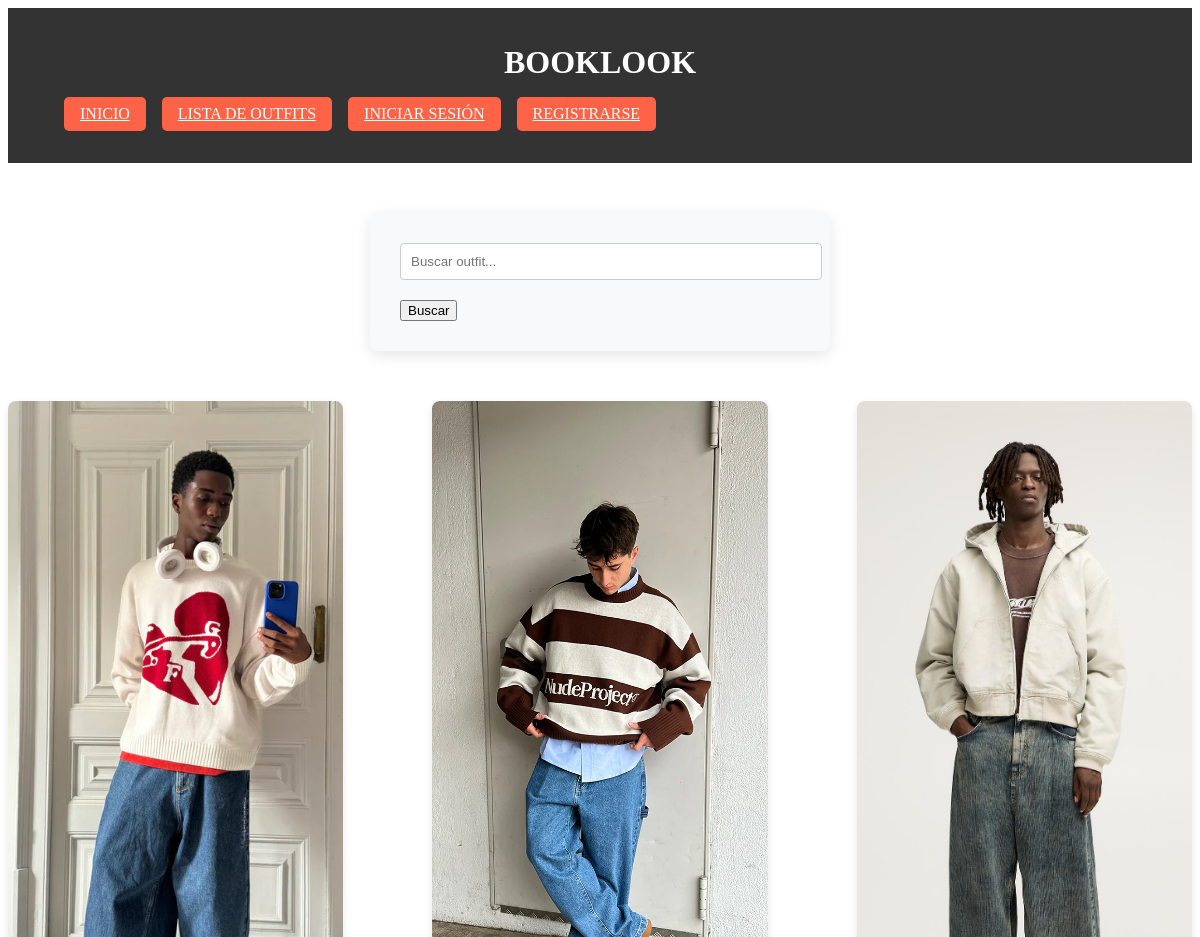
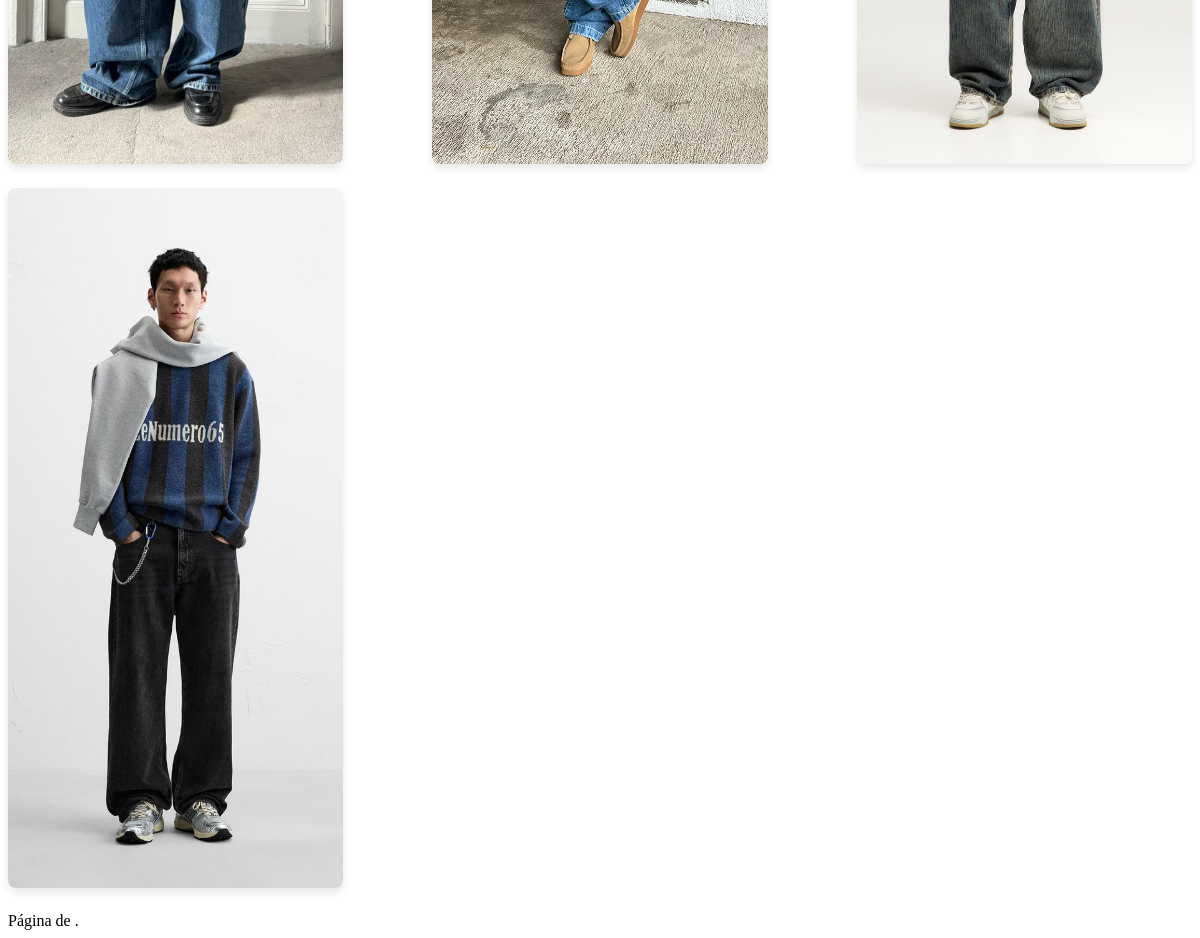
The page /lista_outfits/ on the database as committed earlier (2 pictures, top to bottom).
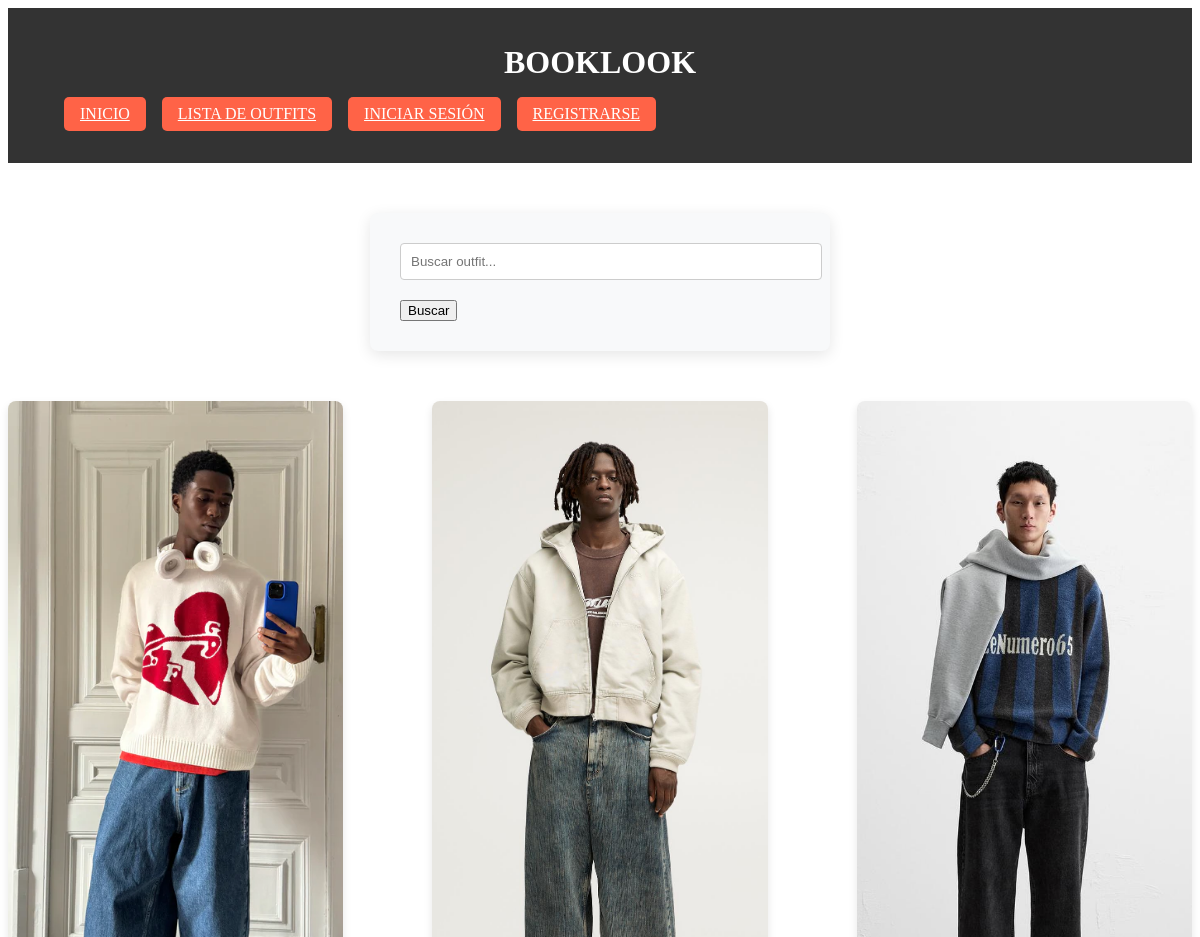
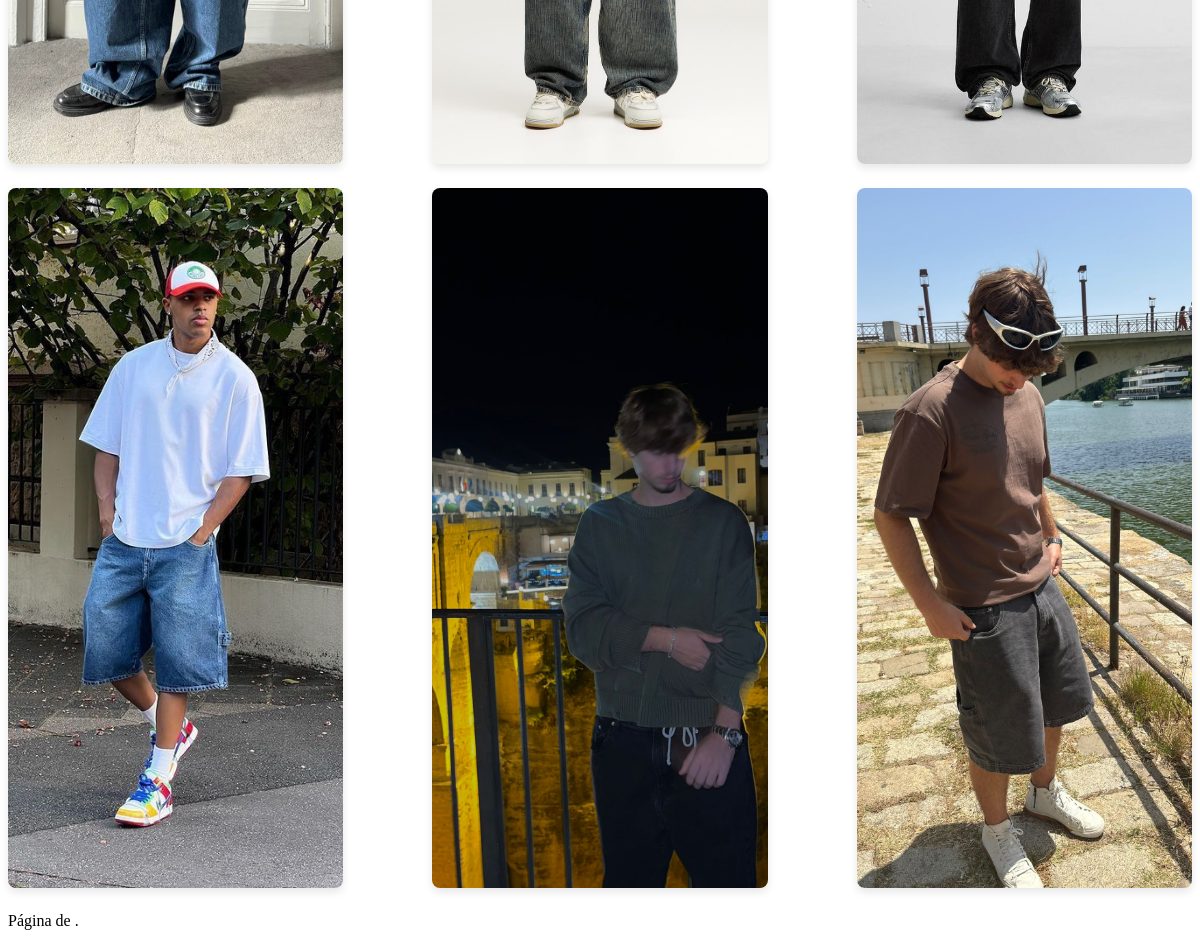
The same page on the database as committed later (2 pictures, top to bottom).
### armario/models.py (models this page shows, shortened)
class Outfit(models.Model):
    foto = models.ImageField(upload_to='outfits/', null=True)  # Asegúrate de que esta línea esté presente
    etiqueta = models.ForeignKey('Etiqueta', on_delete=models.CASCADE, null=True)
    creado_en = models.DateTimeField(auto_now_add=True, null=True)
    creador = models.ForeignKey(User, on_delete=models.CASCADE, related_name="outfits", null=True)

### armario/views.py (the view)
# urls.py: path('lista_outfits/', OutfitListView.as_view(), name='outfit-list'),
class OutfitListView(ListView):
    model = Outfit
    template_name = 'armario/lista_outfits.html'  # Ruta al template que mostrarás
    context_object_name = 'outfits'  # Nombre de la variable para acceder a los outfits en el template
    paginate_by = 10  # Muestra 10 outfits por página
    def get_queryset(self):
        queryset = super().get_queryset()
        query = self.request.GET.get('q')  # Obtiene el término de búsqueda
        if query:
            queryset = queryset.filter(
                Q(etiqueta__nombre__icontains=query) |
                Q(creador__username__icontains=query) |
                Q(prendas__nombre__icontains=query)
            ).distinct()  # Elimina duplicados por relaciones
        return queryset
    def get_context_data(self, **kwargs):
        context = super().get_context_data(**kwargs)
        context['q'] = self.request.GET.get('q', '')  # Añade el término de búsqueda al contexto
        return context

### armario/templates/armario/lista_outfits.html (shortened to what this page needs)
{% extends "base.html" %}
{% block content %}
<div class="search-bar">
    <form method="get" action="{% url 'outfit-list' %}">
        <input type="text" name="q" class="search-input" placeholder="Buscar outfit..." value="{{ request.GET.q }}">
        <button type="submit" class="search-button">Buscar</button>
    </form>
</div>
<div class="outfit-list">
    {% for outfit in outfits %}
    <div class="outfit-foto">
        <a href="{% url 'outfit-detalles' outfit.pk %}">
            <img src="{{ outfit.foto.url }}" alt="Foto de {{ outfit.etiqueta.nombre }}">
        </a>
    </div>
    {% endfor %}
</div>
<div class="pagination">
    <span class="step-links">
        <span class="current">
            Página {{ outfits.number }} de {{ outfits.paginator.num_pages }}.
        </span>
    </span>
</div>
{% endblock %}

### armario/templates/base.html (shortened to what this page needs)
<!DOCTYPE html>
<html lang="es">
<head>
    {% load static %}
    <link rel="stylesheet" href="{% static 'css/style.css' %}">
</head>
<body>
    <header>
        <nav class="navbar navbar-expand-lg navbar-light">
            <div class="navbar-brand text-center flex-grow-1">BookLook</div>
            <div class="collapse navbar-collapse" id="navbarNav">
                <ul class="navbar-nav ml-auto d-flex align-items-center">
                    <li class="nav-item">
                        <a class="nav-link btn btn-outline-lookbook" href="{% url 'home' %}">Inicio</a>
                    </li>
                    <li class="nav-item">
                        <a class="nav-link btn btn-outline-lookbook" href="{% url 'outfit-list' %}">Lista de Outfits</a>
                    </li>
                    {% if user.is_authenticated %}
                        <li class="nav-item">
                            <a class="nav-link btn btn-primary btn-create" href="{% url 'agregar_outfit' %}">Crear Nuevo Outfit</a>
                        </li>
                        <li class="nav-item">
                            <a class="nav-link btn btn-outline-info" href="{% url 'perfil' %}">Perfil</a>
                        </li>
                        <li class="nav-item">
                            <a href="{% url 'logout' %}" class="nav-link btn btn-outline-danger">Cerrar sesión</a>
                        </li>
                    {% else %}
                        <li class="nav-item">
                            <a href="{% url 'login' %}" class="nav-link btn btn-outline-primary">Iniciar sesión</a>
                        </li>
                        <li class="nav-item">
                            <a href="{% url 'registro' %}" class="nav-link btn btn-outline-secondary">Registrarse</a>
                        </li>
                    {% endif %}
                </ul>
            </div>
        </nav>
    </header>
    <main class="container mt-5">
        {% block content %}
        {% endblock %}
    </main>
</body>
</html>

### armario/static/css/style.css (style rules this page uses)
.navbar { background-color: #333; padding: 1rem; }
.navbar-brand { color: #fff; font-size: 2rem; text-transform: uppercase; font-weight: bold; flex-grow: 1; text-align: center; }
.navbar-nav { display: flex; align-items: center; }
.nav-item { display: flex; align-items: center; }
.nav-link { color: #fff; margin-right: 1rem; text-transform: uppercase; }
.nav-item .btn { background-color: #ff6347; color: white; padding: 0.5rem 1rem; border-radius: 5px; text-transform: uppercase; }
.outfit-list { display: flex; flex-wrap: wrap; justify-content: space-between; margin-top: 20px; }
.outfit-foto { flex: 0 1 calc(30% - 20px); margin-bottom: 20px; box-sizing: border-box; }
.outfit-foto img { width: 100%; height: 700px; object-fit: cover; border-radius: 8px; box-shadow: 0px 4px 8px rgba(0, 0, 0, 0.1); }
.text-center { display: flex; flex-direction: column; align-items: center; justify-content: center; margin-top: 20px; }
form { background-color: #f8f9fa; border-radius: 8px; padding: 30px; box-shadow: 0 4px 15px rgba(0, 0, 0, 0.1); margin: 50px auto; max-width: 400px; }
input[type="text"], input[type="password"] { width: 100%; padding: 10px; border: 1px solid #ccc; border-radius: 4px; margin-bottom: 20px; }

Rows that differ between the two databases and show on the page:
removed Outfit: foto (picture)
added Outfit: foto (picture)
added Outfit: foto (picture)
added Outfit: foto (picture)
